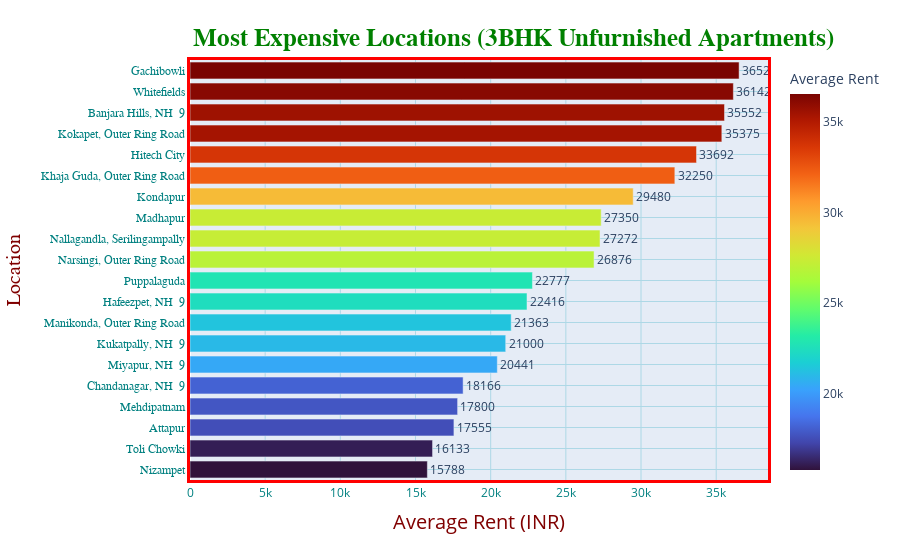

Here is the notebook cell this chart was saved with:
### Code cell
filt = (df['property_type']=='Apartment') & (df['bedrooms']==3.0) & (df['furnish_status']=='Unfurnished')
df1 = df.loc[filt]

loc_grp = df1.groupby('locality')
df1['loc_count'] = loc_grp['locality'].transform('count')

df1 = df1[df1['loc_count']>=5]
loc_grp = df1.groupby('locality')
loc_rents = loc_grp['price'].mean()
loc_rents = dict(loc_rents)

list1 = list(loc_rents.keys())
list2 = list(loc_rents.values())
list2 = [int(i) for i in list2]

loc_df = pd.DataFrame(list(zip(list1,list2)), columns=['locality','average_rent'])
loc_df.sort_values(by='average_rent',ascending=False,inplace=True)

fig = px.bar(loc_df[0:20],y='locality', x='average_rent', text='average_rent',orientation='h',
            labels={'average_rent':'Average Rent'}, color='average_rent', color_continuous_scale = 'Turbo') 

fig.update_traces(textposition='outside')
fig.update_layout(title_text="<b>Most Expensive Locations (3BHK Unfurnished Apartments)</b>",
                 title_font_size=25,
                 title_font_color='green',
                 title_font_family='Titillium Web',
                 title_x=0.57,
                 title_y=0.95,
                 title_xanchor='center',
                 title_yanchor='top',
                 yaxis={'categoryorder':'total ascending'}
                 )

fig.update_xaxes(
        color='teal',
        title_text='Average Rent (INR)',
        title_font_family='Open Sans',
        title_font_size=20,
        title_font_color='maroon',
        title_standoff = 15,
        gridcolor='lightblue',
        tickmode='auto',
        linecolor='red',
        linewidth=3,
        mirror=True)

fig.update_yaxes(
        color='Teal',
        title_text='Location',
        title_font_family='Droid Sans',
        title_font_size=20,
        title_font_color='maroon',
        title_standoff = 15,
        tickfont_family='Arial',
        nticks = 20,
        gridcolor='lightblue',
        linecolor='red',
        linewidth=3,
        mirror = True)

### Figure 1 — Plotly figure (JSON) as saved in the notebook; plotly's stock layout.template omitted (floating-point values rounded to 4 significant figures)
{"data": [{"alignmentgroup": "True", "hovertemplate": "Average Rent=%{marker.color}<br>locality=%{y}<extra></extra>", "legendgroup": "", "marker": {"color": [36524, 36142, 35552, 35375, 33692, 32250, 29480, 27350, 27272, 26876, 22777, 22416, 21363, 21000, 20441, 18166, 17800, 17555, 16133, 15788], "coloraxis": "coloraxis", "pattern": {"shape": ""}}, "name": "", "offsetgroup": "", "orientation": "h", "showlegend": false, "text": ["36524", "36142", "35552", "35375", "33692", "32250", "29480", "27350", "27272", "26876", "22777", "22416", "21363", "21000", "20441", "18166", "17800", "17555", "16133", "15788"], "textposition": "outside", "type": "bar", "x": [36524, 36142, 35552, 35375, 33692, 32250, 29480, 27350, 27272, 26876, 22777, 22416, 21363, 21000, 20441, 18166, 17800, 17555, 16133, 15788], "xaxis": "x", "y": ["Gachibowli", "Whitefields", "Banjara Hills, NH  9", "Kokapet, Outer Ring Road", "Hitech City", "Khaja Guda, Outer Ring Road", "Kondapur", "Madhapur", "Nallagandla, Serilingampally", "Narsingi, Outer Ring Road", "Puppalaguda", "Hafeezpet, NH  9", "Manikonda, Outer Ring Road", "Kukatpally, NH  9", "Miyapur, NH  9", "Chandanagar, NH  9", "Mehdipatnam", "Attapur", "Toli Chowki", "Nizampet"], "yaxis": "y"}], "layout": {"barmode": "relative", "coloraxis": {"colorbar": {"title": {"text": "Average Rent"}}, "colorscale": [[0, "#30123b"], [0.07143, "#4145ab"], [0.1429, "#4675ed"], [0.2143, "#39a2fc"], [0.2857, "#1bcfd4"], [0.3571, "#24eca6"], [0.4286, "#61fc6c"], [0.5, "#a4fc3b"], [0.5714, "#d1e834"], [0.6429, "#f3c63a"], [0.7143, "#fe9b2d"], [0.7857, "#f36315"], [0.8571, "#d93806"], [0.9286, "#b11901"], [1, "#7a0402"]]}, "legend": {"tracegroupgap": 0}, "margin": {"t": 60}, "title": {"font": {"color": "green", "family": "Titillium Web", "size": 25}, "text": "<b>Most Expensive Locations (3BHK Unfurnished Apartments)</b>", "x": 0.57, "xanchor": "center", "y": 0.95, "yanchor": "top"}, "xaxis": {"anchor": "y", "color": "teal", "domain": [0, 1], "gridcolor": "lightblue", "linecolor": "red", "linewidth": 3, "mirror": true, "tickmode": "auto", "title": {"font": {"color": "maroon", "family": "Open Sans", "size": 20}, "standoff": 15, "text": "Average Rent (INR)"}}, "yaxis": {"anchor": "x", "categoryorder": "total ascending", "color": "Teal", "domain": [0, 1], "gridcolor": "lightblue", "linecolor": "red", "linewidth": 3, "mirror": true, "nticks": 20, "tickfont": {"family": "Arial"}, "title": {"font": {"color": "maroon", "family": "Droid Sans", "size": 20}, "standoff": 15, "text": "Location"}}}}
